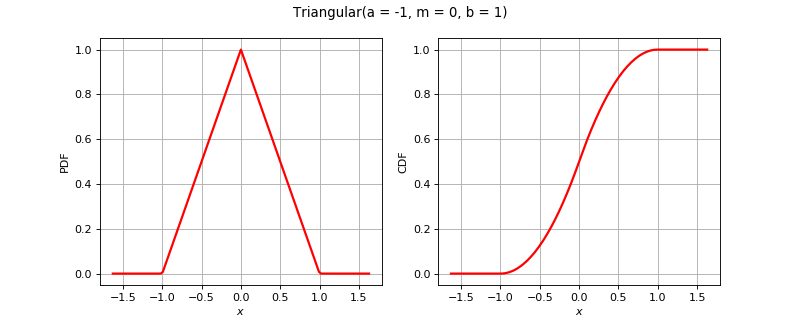

This figure's Python source:
import openturns as ot
from matplotlib import pyplot as plt
from openturns.viewer import View
if ot.Triangular().__class__.__name__ == 'Bernoulli':
    distribution = ot.Bernoulli(0.7)
elif ot.Triangular().__class__.__name__ == 'Binomial':
    distribution = ot.Binomial(5, 0.2)
elif ot.Triangular().__class__.__name__ == 'ComposedDistribution':
    copula = ot.IndependentCopula(2)
    marginals = [ot.Uniform(1.0, 2.0), ot.Normal(2.0, 3.0)]
    distribution = ot.ComposedDistribution(marginals, copula)
elif ot.Triangular().__class__.__name__ == 'CumulativeDistributionNetwork':
    coll = [ot.Normal(2),ot.Dirichlet([0.5, 1.0, 1.5])]
    distribution = ot.CumulativeDistributionNetwork(coll, ot.BipartiteGraph([[0,1], [0,1]]))
elif ot.Triangular().__class__.__name__ == 'Histogram':
    distribution = ot.Histogram([-1.0, 0.5, 1.0, 2.0], [0.45, 0.4, 0.15])
elif ot.Triangular().__class__.__name__ == 'KernelMixture':
    kernel = ot.Uniform()
    sample = ot.Normal().getSample(5)
    bandwith = [1.0]
    distribution = ot.KernelMixture(kernel, bandwith, sample)
elif ot.Triangular().__class__.__name__ == 'MaximumDistribution':
    coll = [ot.Uniform(2.5, 3.5), ot.LogUniform(1.0, 1.2), ot.Triangular(2.0, 3.0, 4.0)]
    distribution = ot.MaximumDistribution(coll)
elif ot.Triangular().__class__.__name__ == 'Multinomial':
    distribution = ot.Multinomial(5, [0.2])
elif ot.Triangular().__class__.__name__ == 'RandomMixture':
    coll = [ot.Triangular(0.0, 1.0, 5.0), ot.Uniform(-2.0, 2.0)]
    weights = [0.8, 0.2]
    cst = 3.0
    distribution = ot.RandomMixture(coll, weights, cst)
elif ot.Triangular().__class__.__name__ == 'TruncatedDistribution':
    distribution = ot.TruncatedDistribution(ot.Normal(2.0, 1.5), 1.0, 4.0)
elif ot.Triangular().__class__.__name__ == 'UserDefined':
    distribution = ot.UserDefined([[0.0], [1.0], [2.0]], [0.2, 0.7, 0.1])
elif ot.Triangular().__class__.__name__ == 'ZipfMandelbrot':
    distribution = ot.ZipfMandelbrot(10, 2.5, 0.3)
else:
    distribution = ot.Triangular()
dimension = distribution.getDimension()
title = str(distribution)[:100].split('\n')[0]
if dimension == 1:
    distribution.setDescription(['$x$'])
    pdf_graph = distribution.drawPDF()
    cdf_graph = distribution.drawCDF()
    fig = plt.figure(figsize=(10, 4))
    pdf_axis = fig.add_subplot(121)
    cdf_axis = fig.add_subplot(122)
    View(pdf_graph, figure=fig, axes=[pdf_axis], add_legend=False)
    View(cdf_graph, figure=fig, axes=[cdf_axis], add_legend=False)
    fig.suptitle(title)
elif dimension == 2:
    distribution.setDescription(['$x_1$', '$x_2$'])
    pdf_graph = distribution.drawPDF()
    pdf_graph.setTitle(title)
    fig = plt.figure(figsize=(10, 5))
    pdf_axis = fig.add_subplot(111)
    View(pdf_graph, figure=fig, axes=[pdf_axis], add_legend=False, square_axes=True)
